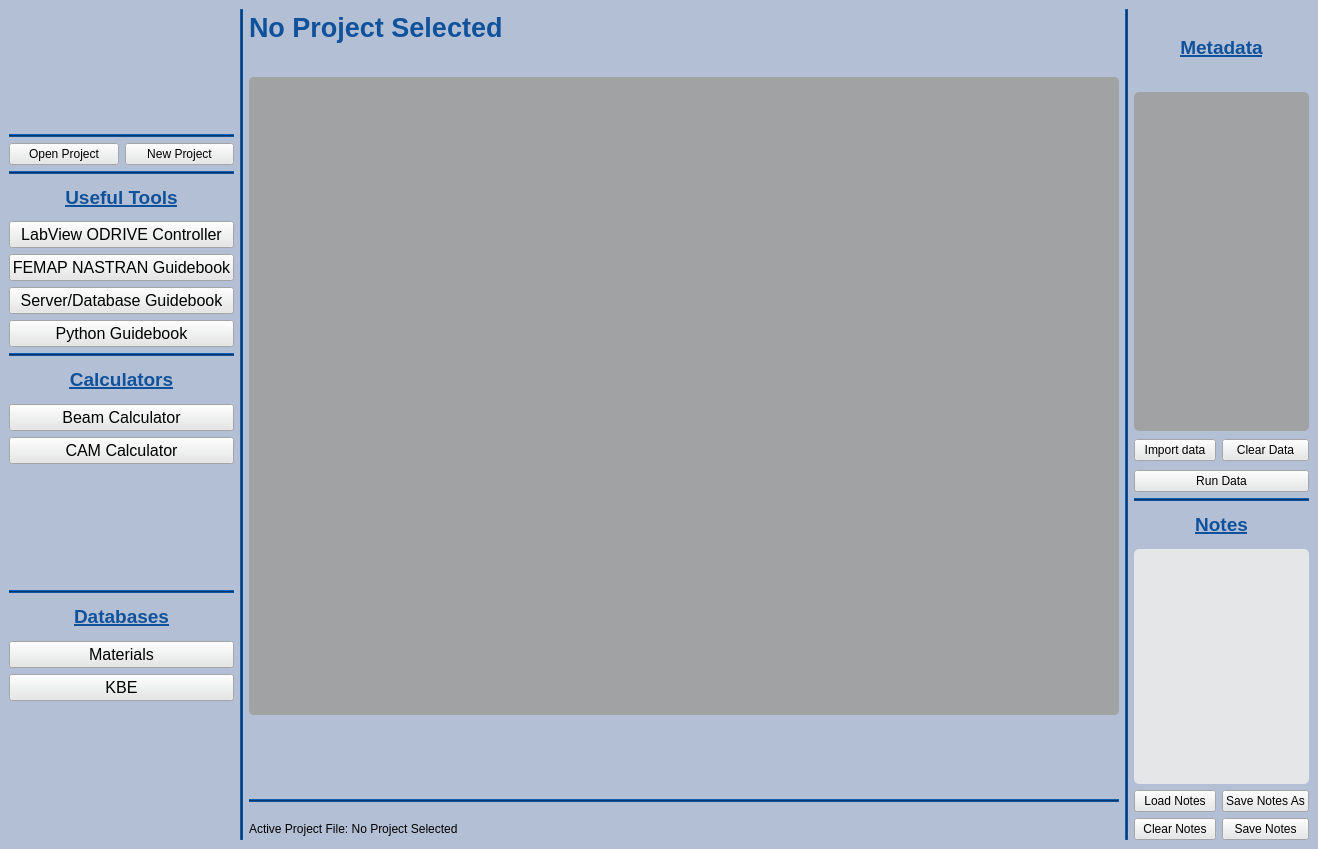
<?xml version="1.0" encoding="UTF-8"?>
<ui version="4.0">
 <class>MainWindow</class>
 <widget class="QMainWindow" name="MainWindow">
  <property name="geometry">
   <rect>
    <x>0</x>
    <y>0</y>
    <width>1314</width>
    <height>849</height>
   </rect>
  </property>
  <property name="windowTitle">
   <string>MainWindow</string>
  </property>
  <property name="styleSheet">
   <string notr="true">background-color: rgb(179, 191, 213);</string>
  </property>
  <widget class="QWidget" name="centralwidget">
   <layout class="QVBoxLayout" name="verticalLayout">
    <item>
     <layout class="QGridLayout" name="gridLayout">
      <item row="12" column="0" colspan="2">
       <widget class="QLabel" name="Calculatorslbl">
        <property name="maximumSize">
         <size>
          <width>225</width>
          <height>16777215</height>
         </size>
        </property>
        <property name="styleSheet">
         <string notr="true">color: rgb(15, 82, 155);
font-weight: bold;
</string>
        </property>
        <property name="text">
         <string>&lt;html&gt;&lt;head/&gt;&lt;body&gt;&lt;p align=&quot;center&quot;&gt;&lt;span style=&quot; font-size:14pt; font-weight:600; text-decoration: underline;&quot;&gt;Calculators&lt;/span&gt;&lt;/p&gt;&lt;/body&gt;&lt;/html&gt;</string>
        </property>
       </widget>
      </item>
      <item row="20" column="0" colspan="2">
       <widget class="QLabel" name="DataBaseLbl">
        <property name="maximumSize">
         <size>
          <width>225</width>
          <height>16777215</height>
         </size>
        </property>
        <property name="styleSheet">
         <string notr="true">color: rgb(15, 82, 155);
font-weight: bold;</string>
        </property>
        <property name="text">
         <string>&lt;html&gt;&lt;head/&gt;&lt;body&gt;&lt;p align=&quot;center&quot;&gt;&lt;span style=&quot; font-size:14pt; font-weight:600; text-decoration: underline;&quot;&gt;Databases&lt;/span&gt;&lt;/p&gt;&lt;/body&gt;&lt;/html&gt;</string>
        </property>
       </widget>
      </item>
      <item row="13" column="0" colspan="2">
       <widget class="QPushButton" name="BeamCall">
        <property name="maximumSize">
         <size>
          <width>225</width>
          <height>16777215</height>
         </size>
        </property>
        <property name="font">
         <font>
          <pointsize>12</pointsize>
         </font>
        </property>
        <property name="cursor">
         <cursorShape>PointingHandCursor</cursorShape>
        </property>
        <property name="styleSheet">
         <string notr="true">background-color: rgb(229, 230, 232);
color: rgb(0, 0, 0);</string>
        </property>
        <property name="text">
         <string>Beam Calculator</string>
        </property>
       </widget>
      </item>
      <item row="10" column="0" colspan="2">
       <widget class="QPushButton" name="pushButton_4">
        <property name="sizePolicy">
         <sizepolicy hsizetype="Preferred" vsizetype="Fixed">
          <horstretch>0</horstretch>
          <verstretch>0</verstretch>
         </sizepolicy>
        </property>
        <property name="maximumSize">
         <size>
          <width>225</width>
          <height>16777215</height>
         </size>
        </property>
        <property name="font">
         <font>
          <pointsize>12</pointsize>
         </font>
        </property>
        <property name="styleSheet">
         <string notr="true">background-color: rgb(229, 230, 232);
color: rgb(0, 0, 0);</string>
        </property>
        <property name="text">
         <string>Python Guidebook</string>
        </property>
       </widget>
      </item>
      <item row="4" column="1">
       <widget class="QPushButton" name="NewProjectBot">
        <property name="sizePolicy">
         <sizepolicy hsizetype="Preferred" vsizetype="Fixed">
          <horstretch>0</horstretch>
          <verstretch>0</verstretch>
         </sizepolicy>
        </property>
        <property name="maximumSize">
         <size>
          <width>110</width>
          <height>16777215</height>
         </size>
        </property>
        <property name="styleSheet">
         <string notr="true">background-color: rgb(229, 230, 232);
color: rgb(0, 0, 0);</string>
        </property>
        <property name="text">
         <string>New Project</string>
        </property>
       </widget>
      </item>
      <item row="14" column="0" colspan="2">
       <widget class="QPushButton" name="CAMCall">
        <property name="maximumSize">
         <size>
          <width>225</width>
          <height>16777215</height>
         </size>
        </property>
        <property name="font">
         <font>
          <pointsize>12</pointsize>
         </font>
        </property>
        <property name="cursor">
         <cursorShape>PointingHandCursor</cursorShape>
        </property>
        <property name="styleSheet">
         <string notr="true">background-color: rgb(229, 230, 232);
color: rgb(0, 0, 0);</string>
        </property>
        <property name="text">
         <string>CAM Calculator</string>
        </property>
       </widget>
      </item>
      <item row="11" column="0" colspan="2">
       <widget class="QFrame" name="frame_8">
        <property name="maximumSize">
         <size>
          <width>225</width>
          <height>16777215</height>
         </size>
        </property>
        <property name="styleSheet">
         <string notr="true">background-color: rgb(15, 82, 155);
</string>
        </property>
        <property name="frameShape">
         <enum>QFrame::HLine</enum>
        </property>
        <property name="frameShadow">
         <enum>QFrame::Raised</enum>
        </property>
       </widget>
      </item>
      <item row="19" column="0" colspan="2">
       <widget class="QFrame" name="frame_3">
        <property name="minimumSize">
         <size>
          <width>225</width>
          <height>0</height>
         </size>
        </property>
        <property name="maximumSize">
         <size>
          <width>225</width>
          <height>16777215</height>
         </size>
        </property>
        <property name="styleSheet">
         <string notr="true">background-color: rgb(15, 82, 155);
</string>
        </property>
        <property name="frameShape">
         <enum>QFrame::HLine</enum>
        </property>
        <property name="frameShadow">
         <enum>QFrame::Raised</enum>
        </property>
       </widget>
      </item>
      <item row="6" column="0" colspan="2">
       <widget class="QLabel" name="UsefulToolslbl">
        <property name="minimumSize">
         <size>
          <width>225</width>
          <height>0</height>
         </size>
        </property>
        <property name="maximumSize">
         <size>
          <width>225</width>
          <height>16777215</height>
         </size>
        </property>
        <property name="styleSheet">
         <string notr="true">color: rgb(15, 82, 155);
font-weight: bold;
</string>
        </property>
        <property name="text">
         <string>&lt;html&gt;&lt;head/&gt;&lt;body&gt;&lt;p align=&quot;center&quot;&gt;&lt;span style=&quot; font-size:14pt; font-weight:600; text-decoration: underline;&quot;&gt;Useful Tools&lt;/span&gt;&lt;/p&gt;&lt;/body&gt;&lt;/html&gt;</string>
        </property>
       </widget>
      </item>
      <item row="4" column="0">
       <widget class="QPushButton" name="OpenProjectBot">
        <property name="sizePolicy">
         <sizepolicy hsizetype="Preferred" vsizetype="Fixed">
          <horstretch>0</horstretch>
          <verstretch>0</verstretch>
         </sizepolicy>
        </property>
        <property name="maximumSize">
         <size>
          <width>110</width>
          <height>16777215</height>
         </size>
        </property>
        <property name="styleSheet">
         <string notr="true">background-color: rgb(229, 230, 232);
color: rgb(0, 0, 0);</string>
        </property>
        <property name="text">
         <string>Open Project</string>
        </property>
       </widget>
      </item>
      <item row="5" column="0" colspan="2">
       <widget class="QFrame" name="frame">
        <property name="minimumSize">
         <size>
          <width>225</width>
          <height>0</height>
         </size>
        </property>
        <property name="maximumSize">
         <size>
          <width>225</width>
          <height>16777215</height>
         </size>
        </property>
        <property name="styleSheet">
         <string notr="true">background-color: rgb(15, 82, 155);
</string>
        </property>
        <property name="frameShape">
         <enum>QFrame::HLine</enum>
        </property>
        <property name="frameShadow">
         <enum>QFrame::Raised</enum>
        </property>
       </widget>
      </item>
      <item row="22" column="0" colspan="2">
       <widget class="QPushButton" name="KBECall">
        <property name="maximumSize">
         <size>
          <width>225</width>
          <height>16777215</height>
         </size>
        </property>
        <property name="font">
         <font>
          <pointsize>12</pointsize>
         </font>
        </property>
        <property name="cursor">
         <cursorShape>PointingHandCursor</cursorShape>
        </property>
        <property name="styleSheet">
         <string notr="true">background-color: rgb(229, 230, 232);
color: rgb(0, 0, 0);</string>
        </property>
        <property name="text">
         <string>KBE</string>
        </property>
       </widget>
      </item>
      <item row="7" column="0" colspan="2">
       <widget class="QPushButton" name="ODRIVECall">
        <property name="sizePolicy">
         <sizepolicy hsizetype="Preferred" vsizetype="Fixed">
          <horstretch>0</horstretch>
          <verstretch>0</verstretch>
         </sizepolicy>
        </property>
        <property name="minimumSize">
         <size>
          <width>225</width>
          <height>0</height>
         </size>
        </property>
        <property name="maximumSize">
         <size>
          <width>225</width>
          <height>16777215</height>
         </size>
        </property>
        <property name="font">
         <font>
          <pointsize>12</pointsize>
         </font>
        </property>
        <property name="styleSheet">
         <string notr="true">background-color: rgb(229, 230, 232);
color: rgb(0, 0, 0);</string>
        </property>
        <property name="text">
         <string>LabView ODRIVE Controller</string>
        </property>
       </widget>
      </item>
      <item row="26" column="3">
       <widget class="QLabel" name="ActiveFile">
        <property name="styleSheet">
         <string notr="true">color: rgb(0, 0, 0);</string>
        </property>
        <property name="text">
         <string>Active Project File: No Project Selected</string>
        </property>
       </widget>
      </item>
      <item row="21" column="0" colspan="2">
       <widget class="QPushButton" name="MaterialCall">
        <property name="maximumSize">
         <size>
          <width>225</width>
          <height>16777215</height>
         </size>
        </property>
        <property name="font">
         <font>
          <pointsize>12</pointsize>
         </font>
        </property>
        <property name="cursor">
         <cursorShape>PointingHandCursor</cursorShape>
        </property>
        <property name="styleSheet">
         <string notr="true">background-color: rgb(229, 230, 232);
color: rgb(0, 0, 0);</string>
        </property>
        <property name="text">
         <string>Materials</string>
        </property>
       </widget>
      </item>
      <item row="3" column="0" colspan="2">
       <widget class="QFrame" name="frame_4">
        <property name="minimumSize">
         <size>
          <width>225</width>
          <height>0</height>
         </size>
        </property>
        <property name="maximumSize">
         <size>
          <width>225</width>
          <height>16777215</height>
         </size>
        </property>
        <property name="styleSheet">
         <string notr="true">background-color: rgb(15, 82, 155);
</string>
        </property>
        <property name="frameShape">
         <enum>QFrame::HLine</enum>
        </property>
        <property name="frameShadow">
         <enum>QFrame::Raised</enum>
        </property>
       </widget>
      </item>
      <item row="9" column="0" colspan="2">
       <widget class="QPushButton" name="pushButton_3">
        <property name="sizePolicy">
         <sizepolicy hsizetype="Preferred" vsizetype="Fixed">
          <horstretch>0</horstretch>
          <verstretch>0</verstretch>
         </sizepolicy>
        </property>
        <property name="maximumSize">
         <size>
          <width>225</width>
          <height>16777215</height>
         </size>
        </property>
        <property name="font">
         <font>
          <pointsize>12</pointsize>
         </font>
        </property>
        <property name="styleSheet">
         <string notr="true">background-color: rgb(229, 230, 232);
color: rgb(0, 0, 0);</string>
        </property>
        <property name="text">
         <string>Server/Database Guidebook</string>
        </property>
       </widget>
      </item>
      <item row="14" column="5">
       <widget class="QPushButton" name="ImportData">
        <property name="styleSheet">
         <string notr="true">background-color: rgb(229, 230, 232);
color: rgb(0, 0, 0);</string>
        </property>
        <property name="text">
         <string>Import data</string>
        </property>
       </widget>
      </item>
      <item row="8" column="0" colspan="2">
       <widget class="QPushButton" name="pushButton_2">
        <property name="sizePolicy">
         <sizepolicy hsizetype="Preferred" vsizetype="Fixed">
          <horstretch>0</horstretch>
          <verstretch>0</verstretch>
         </sizepolicy>
        </property>
        <property name="minimumSize">
         <size>
          <width>225</width>
          <height>0</height>
         </size>
        </property>
        <property name="maximumSize">
         <size>
          <width>225</width>
          <height>16777215</height>
         </size>
        </property>
        <property name="font">
         <font>
          <pointsize>12</pointsize>
         </font>
        </property>
        <property name="styleSheet">
         <string notr="true">background-color: rgb(229, 230, 232);
color: rgb(0, 0, 0);</string>
        </property>
        <property name="text">
         <string>FEMAP NASTRAN Guidebook</string>
        </property>
       </widget>
      </item>
      <item row="26" column="6">
       <widget class="QPushButton" name="SaveNotes">
        <property name="sizePolicy">
         <sizepolicy hsizetype="Ignored" vsizetype="Fixed">
          <horstretch>0</horstretch>
          <verstretch>0</verstretch>
         </sizepolicy>
        </property>
        <property name="cursor">
         <cursorShape>PointingHandCursor</cursorShape>
        </property>
        <property name="styleSheet">
         <string notr="true">background-color: rgb(229, 230, 232);
color: rgb(0, 0, 0);</string>
        </property>
        <property name="text">
         <string>Save Notes</string>
        </property>
       </widget>
      </item>
      <item row="1" column="3" rowspan="23">
       <widget class="QStackedWidget" name="MainStack">
        <property name="minimumSize">
         <size>
          <width>870</width>
          <height>638</height>
         </size>
        </property>
        <property name="maximumSize">
         <size>
          <width>870</width>
          <height>638</height>
         </size>
        </property>
        <property name="styleSheet">
         <string notr="true">background-color: rgb(161, 162, 164);
border-radius: 5px
</string>
        </property>
        <widget class="QWidget" name="page"/>
        <widget class="QWidget" name="page_2"/>
       </widget>
      </item>
      <item row="0" column="4" rowspan="27">
       <widget class="QFrame" name="frame_6">
        <property name="styleSheet">
         <string notr="true">background-color: rgb(15, 82, 155);
</string>
        </property>
        <property name="frameShape">
         <enum>QFrame::VLine</enum>
        </property>
        <property name="frameShadow">
         <enum>QFrame::Raised</enum>
        </property>
       </widget>
      </item>
      <item row="0" column="2" rowspan="27">
       <widget class="QFrame" name="frame_2">
        <property name="styleSheet">
         <string notr="true">background-color: rgb(15, 82, 155);
</string>
        </property>
        <property name="frameShape">
         <enum>QFrame::VLine</enum>
        </property>
        <property name="frameShadow">
         <enum>QFrame::Raised</enum>
        </property>
       </widget>
      </item>
      <item row="0" column="3">
       <widget class="QLabel" name="ProjectTitle">
        <property name="font">
         <font>
          <pointsize>20</pointsize>
          <weight>75</weight>
          <bold>true</bold>
         </font>
        </property>
        <property name="styleSheet">
         <string notr="true">color: rgb(15, 82, 155);
font-weight: bold;
</string>
        </property>
        <property name="text">
         <string>No Project Selected</string>
        </property>
       </widget>
      </item>
      <item row="0" column="0" rowspan="3" colspan="2">
       <widget class="QLabel" name="SierraTech">
        <property name="sizePolicy">
         <sizepolicy hsizetype="Fixed" vsizetype="Fixed">
          <horstretch>0</horstretch>
          <verstretch>0</verstretch>
         </sizepolicy>
        </property>
        <property name="maximumSize">
         <size>
          <width>225</width>
          <height>16777215</height>
         </size>
        </property>
        <property name="cursor">
         <cursorShape>PointingHandCursor</cursorShape>
        </property>
        <property name="text">
         <string>&lt;html&gt;&lt;head/&gt;&lt;body&gt;&lt;p&gt;&lt;img src=&quot;:/Images/Media/SierraTechOG.png&quot;width=&quot;225&quot; /&gt;&lt;/p&gt;&lt;/body&gt;&lt;/html&gt;</string>
        </property>
       </widget>
      </item>
      <item row="25" column="3">
       <widget class="QFrame" name="frame_5">
        <property name="styleSheet">
         <string notr="true">background-color: rgb(15, 82, 155);
</string>
        </property>
        <property name="frameShape">
         <enum>QFrame::HLine</enum>
        </property>
        <property name="frameShadow">
         <enum>QFrame::Raised</enum>
        </property>
       </widget>
      </item>
      <item row="25" column="5">
       <widget class="QPushButton" name="LoadNotes">
        <property name="styleSheet">
         <string notr="true">background-color: rgb(229, 230, 232);
color: rgb(0, 0, 0);</string>
        </property>
        <property name="text">
         <string>Load Notes</string>
        </property>
       </widget>
      </item>
      <item row="25" column="6">
       <widget class="QPushButton" name="SaveNotesAs">
        <property name="styleSheet">
         <string notr="true">background-color: rgb(229, 230, 232);
color: rgb(0, 0, 0);</string>
        </property>
        <property name="text">
         <string>Save Notes As</string>
        </property>
       </widget>
      </item>
      <item row="26" column="5">
       <widget class="QPushButton" name="ClearNotes">
        <property name="styleSheet">
         <string notr="true">background-color: rgb(229, 230, 232);
color: rgb(0, 0, 0);</string>
        </property>
        <property name="text">
         <string>Clear Notes</string>
        </property>
       </widget>
      </item>
      <item row="14" column="6">
       <widget class="QPushButton" name="ClearData">
        <property name="styleSheet">
         <string notr="true">background-color: rgb(229, 230, 232);
color: rgb(0, 0, 0);</string>
        </property>
        <property name="text">
         <string>Clear Data</string>
        </property>
       </widget>
      </item>
      <item row="15" column="5" colspan="2">
       <widget class="QPushButton" name="RunData">
        <property name="styleSheet">
         <string notr="true">background-color: rgb(229, 230, 232);
color: rgb(0, 0, 0);</string>
        </property>
        <property name="text">
         <string>Run Data</string>
        </property>
       </widget>
      </item>
      <item row="17" column="5" colspan="2">
       <widget class="QLabel" name="noteslbl">
        <property name="sizePolicy">
         <sizepolicy hsizetype="MinimumExpanding" vsizetype="Preferred">
          <horstretch>0</horstretch>
          <verstretch>0</verstretch>
         </sizepolicy>
        </property>
        <property name="minimumSize">
         <size>
          <width>175</width>
          <height>0</height>
         </size>
        </property>
        <property name="styleSheet">
         <string notr="true">color: rgb(15, 82, 155);
font-weight: bold;</string>
        </property>
        <property name="text">
         <string>&lt;html&gt;&lt;head/&gt;&lt;body&gt;&lt;p align=&quot;center&quot;&gt;&lt;span style=&quot; font-size:14pt; font-weight:600; text-decoration: underline;&quot;&gt;Notes&lt;/span&gt;&lt;/p&gt;&lt;/body&gt;&lt;/html&gt;</string>
        </property>
       </widget>
      </item>
      <item row="18" column="5" rowspan="7" colspan="2">
       <widget class="QTextEdit" name="Notes">
        <property name="styleSheet">
         <string notr="true">background-color: rgb(161, 162, 164);
background-color: rgb(229, 230, 232);
border-radius: 5px;
color: rgb(0, 0, 0);
</string>
        </property>
        <property name="frameShape">
         <enum>QFrame::Panel</enum>
        </property>
       </widget>
      </item>
      <item row="2" column="5" rowspan="12" colspan="2">
       <widget class="QLabel" name="Metadata">
        <property name="sizePolicy">
         <sizepolicy hsizetype="Ignored" vsizetype="Preferred">
          <horstretch>0</horstretch>
          <verstretch>0</verstretch>
         </sizepolicy>
        </property>
        <property name="styleSheet">
         <string notr="true">background-color: rgb(161, 162, 164);
color: rgb(0, 0, 0);
border-radius: 5px</string>
        </property>
        <property name="frameShape">
         <enum>QFrame::NoFrame</enum>
        </property>
        <property name="text">
         <string/>
        </property>
       </widget>
      </item>
      <item row="0" column="5" rowspan="2" colspan="2">
       <widget class="QLabel" name="Metadatalbl">
        <property name="sizePolicy">
         <sizepolicy hsizetype="Ignored" vsizetype="Preferred">
          <horstretch>0</horstretch>
          <verstretch>0</verstretch>
         </sizepolicy>
        </property>
        <property name="styleSheet">
         <string notr="true">color: rgb(15, 82, 155);
font-weight: bold;</string>
        </property>
        <property name="text">
         <string>&lt;html&gt;&lt;head/&gt;&lt;body&gt;&lt;p align=&quot;center&quot;&gt;&lt;span style=&quot; font-size:14pt; font-weight:600; text-decoration: underline;&quot;&gt;Metadata&lt;/span&gt;&lt;/p&gt;&lt;/body&gt;&lt;/html&gt;</string>
        </property>
       </widget>
      </item>
      <item row="16" column="5" colspan="2">
       <widget class="QFrame" name="frame_7">
        <property name="styleSheet">
         <string notr="true">background-color: rgb(15, 82, 155);
</string>
        </property>
        <property name="frameShape">
         <enum>QFrame::HLine</enum>
        </property>
        <property name="frameShadow">
         <enum>QFrame::Raised</enum>
        </property>
       </widget>
      </item>
     </layout>
    </item>
   </layout>
  </widget>
 </widget>
 <resources>
  <include location="MainResources.qrc"/>
 </resources>
 <connections/>
</ui>
